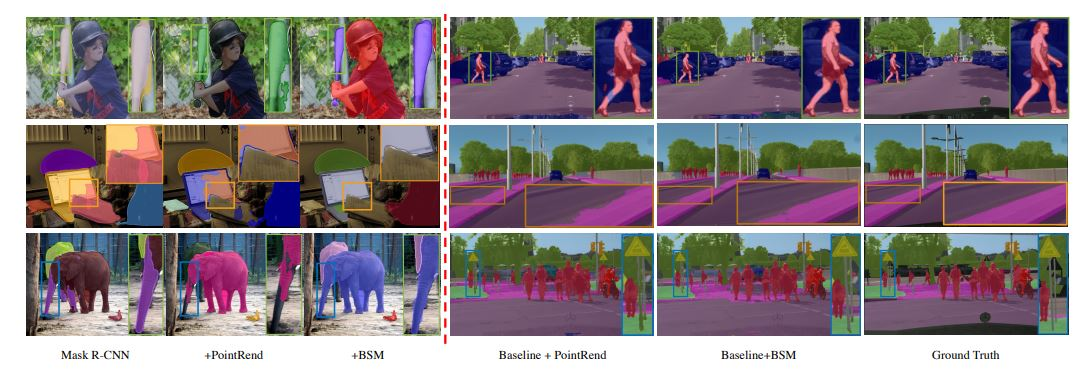
#> input picture fig/test.jpg, 1082 x 373 px; its folder holds only this picture in this run
$ python image2gif.py --image_path ../fig --save_path out.png
#> lines starting #> are read from the running program, lines starting #| are printed output that depends on the picture
import argparse
import os
import os.path as osp
import imageio
import cv2

def get_args():
    parser = argparse.ArgumentParser()
    parser.add_argument('--image_path', required=True)
    parser.add_argument('--save_path', required=True)
    parser.add_argument('--img_height', type=int, default=360)
    parser.add_argument('--img_width', type=int, default=640)
    parser.add_argument('--fps', default=10, type=int)

    args = parser.parse_args()

    return args

def main():
    args = get_args()

    images = os.listdir(args.image_path)
    images = sorted(images)
    gif_images = []
    for image in images:
        if image == '.DS_Store':
            continue
        img = imageio.imread(osp.join(args.image_path, image))
#> img is the input picture: shape (373, 1082, 3); mean R, G, B 136.7, 126.4, 129.4
        img = cv2.resize(img, (args.img_width, args.img_height))
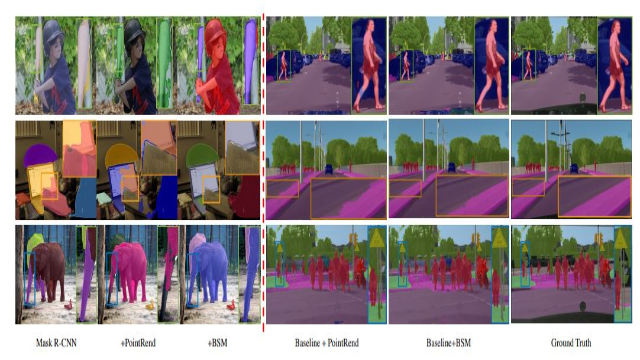
#> img: shape (360, 640, 3); mean R, G, B 136.6, 126.3, 129.2
        gif_images.append(img)
    imageio.mimsave(args.save_path, gif_images, fps=args.fps)


if __name__ == '__main__':
    main()
